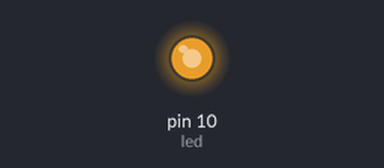
Recording of a sketch running on a simulated Arduino Uno, built with avr-gcc and run on an emulated ATmega328P. On the bench: output pins drawn as LEDs (lit = HIGH). What the sketch prints to the serial monitor is not drawn.

Above: at 0.1 s.
Timing chart, 0 to 1.6 s (numbered marks = the images above):
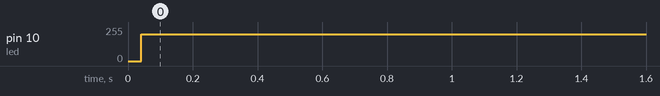

Measured:
- by itself, pin 10 (led): 0/255 → 202/255 at 0.04 s

The sketch:

task1_286_withoutdw.ino
```cpp
// C++ code
//
int led = 10;
void setup()
{
  pinMode(10, OUTPUT);
  Serial.begin(9600);
  long int t1 = micros();
  task1();
  long int t2 = micros();
  Serial.print("Time taken by the task: "); Serial.print(t2-t1); Serial.println(" microseconds");
}

void loop()
{
  task1();
}

void task1()
{


  digitalWrite(led, HIGH);
  delayMicroseconds(200);
  digitalWrite(led, LOW);
  delayMicroseconds(50);
  digitalWrite(led, HIGH);
  delayMicroseconds(30);
  digitalWrite(led, LOW);

}
```
